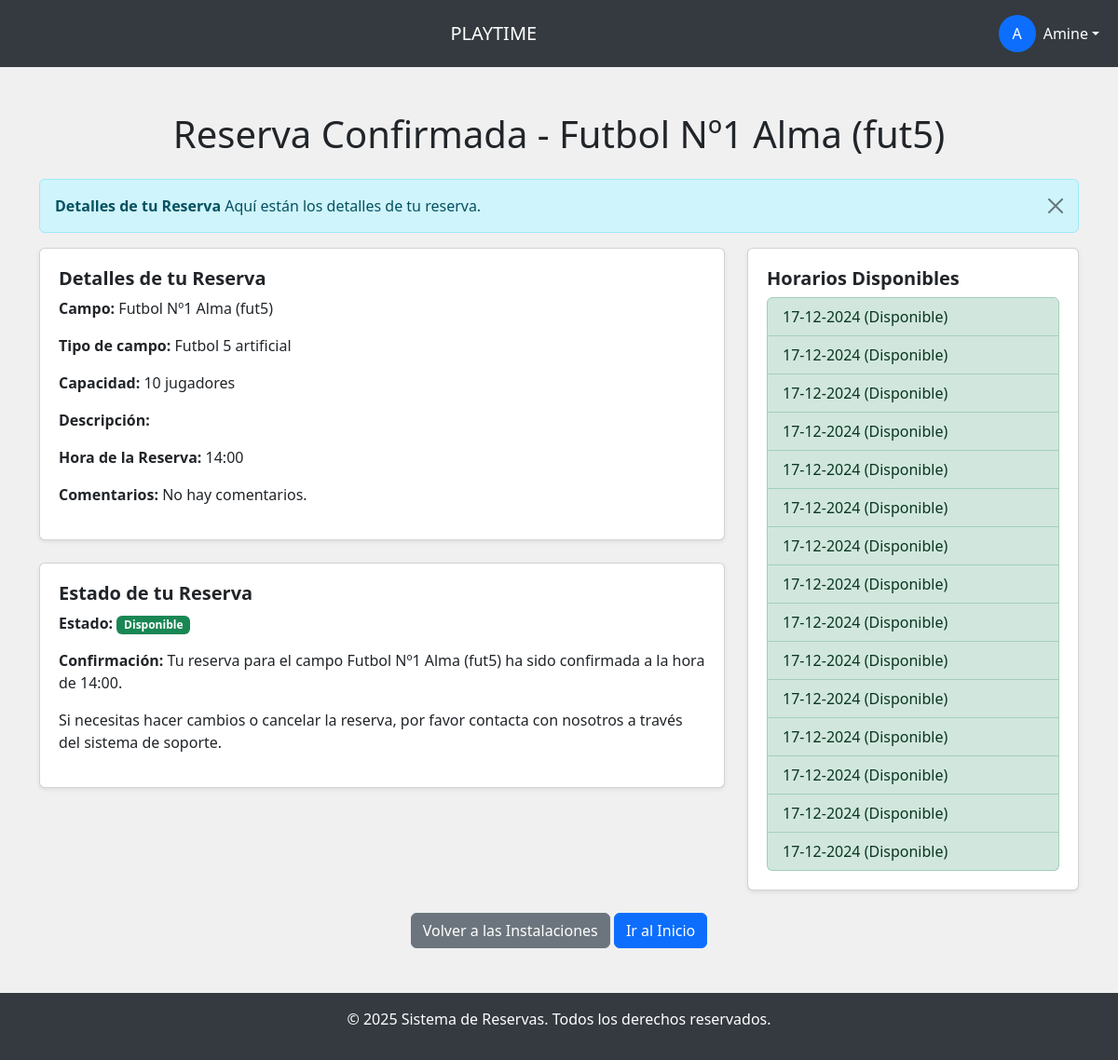
Page /reservar_campo_confirmado/1/ (signed in) on the earlier database version.
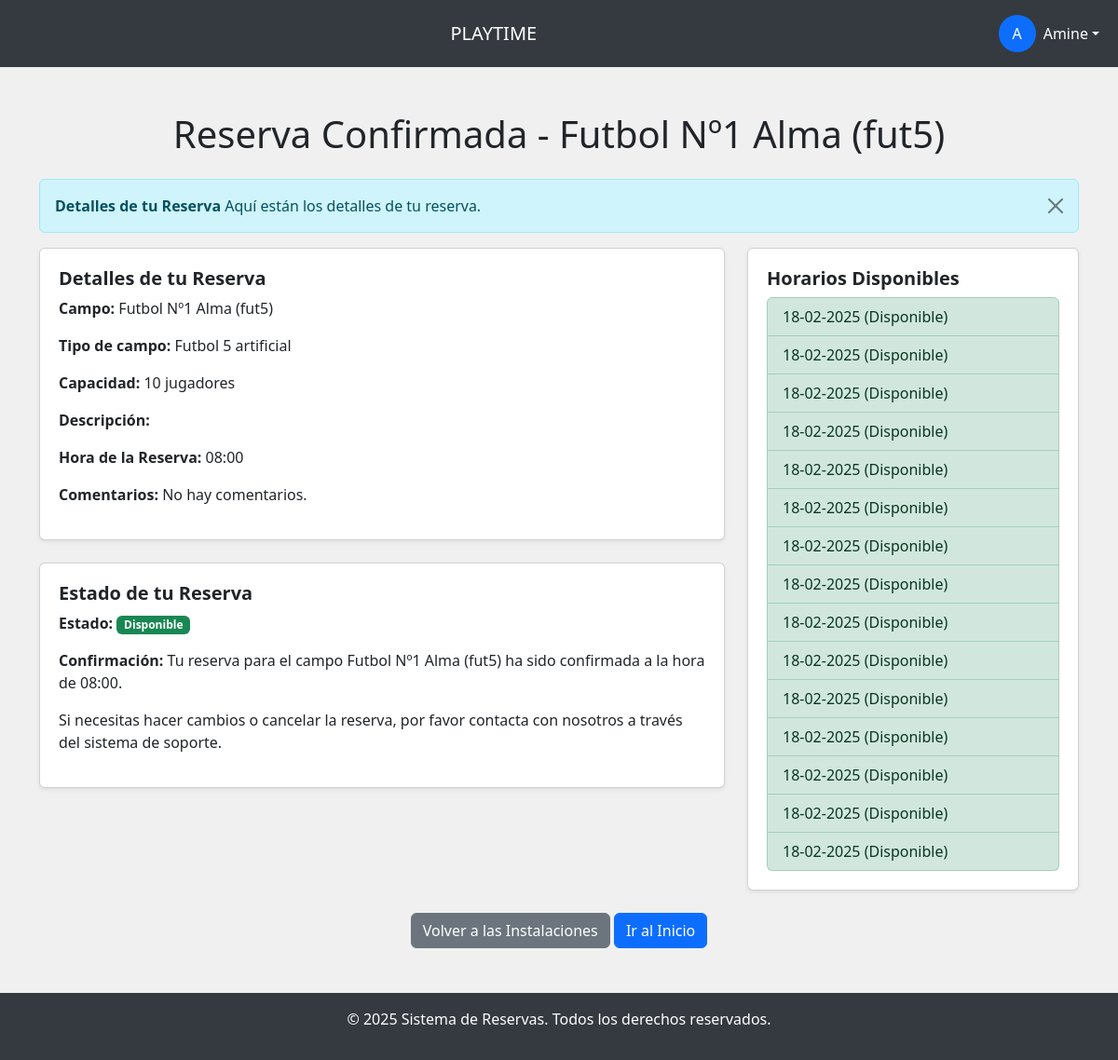
Same page on the later database version.
### Aplicacion1/models.py (models this page shows, shortened)
class Reserva(models.Model):
    cancha = models.ForeignKey(Campo, on_delete=models.CASCADE, related_name='reservas')
    usuario = models.ForeignKey(User, on_delete=models.CASCADE, related_name='reservas')
    fecha_hora_inicio = models.DateTimeField()
    duracion = models.IntegerField(default=1)  # Duración en horas
    precio = models.DecimalField(max_digits=6, decimal_places=2)
    confirmada = models.BooleanField(default=False)  # Agregar campo confirmada
    foto_instalacion = models.ImageField(upload_to="reservas/fotos_instalacion", blank=True, null=True)  # Foto de la instalación
    archivo_reserva = models.FileField(upload_to="reservas/documentos", blank=True, null=True)  # Documento adjunto
    comentario = models.TextField(blank=True)
    class Meta:
        indexes = [
            models.Index(fields=['-fecha_hora_inicio']),  # Índice para ordenar por fecha
        ]

### Aplicacion1/views.py (the view, shortened to what this page needs)
# urls.py: path('reservar_campo_confirmado/<int:campo_id>/', views.reservar_campo_confirmado, name='reservar_campo_confirmado'),
def reservar_campo_confirmado(request, campo_id):
    campo = Campo.objects.get(id=campo_id)
    today = timezone.now().date()
    horarios_disponibles = [today + timedelta(hours=hour) for hour in range(8, 23)]
    horas_reservadas = set(
        Reserva.objects.filter(cancha=campo, fecha_hora_inicio__date=today)
        .values_list('fecha_hora_inicio', flat=True)
    )
    hora_reserva = None  # Inicializamos la variable
    comentarios = request.POST.get('comentarios', "No hay comentarios.")  # Comentario por defecto
    reserva_reciente = Reserva.objects.filter(cancha=campo, usuario=request.user).order_by('-fecha_hora_inicio').first()
    if reserva_reciente:
        hora_reserva = reserva_reciente.fecha_hora_inicio
        comentarios = reserva_reciente.comentario or "No hay comentarios."
    return render(request, 'reservar_campo_confirmado.html', {
        'campo': campo,
        'horarios_disponibles': horarios_disponibles,
        'horas_reservadas': horas_reservadas,
        'hora_reserva': hora_reserva,
        'comentarios': comentarios,
        'mensaje': {
            'tipo': 'info',
            'titulo': 'Detalles de tu Reserva',
            'descripcion': 'Aquí están los detalles de tu reserva.'
        }
    })

### Aplicacion1/templates/reservar_campo_confirmado.html (shortened to what the changed rows need)
{% load custom_filters %}
<!DOCTYPE html>
<html lang="es">
<head>
    <link href="https://cdn.jsdelivr.net/npm/bootstrap@5.3.0-alpha1/dist/css/bootstrap.min.css" rel="stylesheet">
    <link href="https://cdnjs.cloudflare.com/ajax/libs/font-awesome/5.15.4/css/all.min.css" rel="stylesheet">
</head>
<body>
    <div class="container mt-5">
        <h1 class="text-center mb-4">Reserva Confirmada - {{ campo.nombre }}</h1>
        <div class="row">
            <div class="col-md-8">
                <div class="card shadow-sm">
                    <div class="card-body">
                        <h3 class="card-title">Detalles de tu Reserva</h3>
                        <p><strong>Campo:</strong> {{ campo.nombre }}</p>
                        <p><strong>Tipo de campo:</strong> {{ campo.tipo_campo }}</p>
                        <p><strong>Capacidad:</strong> {{ campo.capacidad_jugadores }} jugadores</p>
                        <p><strong>Descripción:</strong> {{ campo.descripcion }}</p>
                        <p><strong>Hora de la Reserva:</strong> {{ hora_reserva|date:"H:i" }}</p>
                        <p><strong>Comentarios:</strong> {{ comentarios|default:"No hay comentarios." }}</p>
                    </div>
                </div>
                <div class="card shadow-sm mt-4">
                    <div class="card-body">
                        <h3 class="card-title">Estado de tu Reserva</h3>
                        <p><strong>Estado:</strong>
                            {% if hora_reserva in horas_reservadas %}
                                <span class="badge bg-danger">Reservado</span>
                            {% else %}
                                <span class="badge bg-success">Disponible</span>
                            {% endif %}
                        </p>
                        <p><strong>Confirmación:</strong> Tu reserva para el campo {{ campo.nombre }} ha sido confirmada a la hora de {{ hora_reserva|date:"H:i" }}.</p>
                        <p>Si necesitas hacer cambios o cancelar la reserva, por favor contacta con nosotros a través del sistema de soporte.</p>
                    </div>
                </div>
            </div>
            <div class="col-md-4">
                <div class="card shadow-sm">
                    <div class="card-body">
                        <ul class="list-group">
                            {% for hora in horarios_disponibles %}
                                <li class="list-group-item
                                    {% if hora in horas_reservadas %}
                                        list-group-item-danger
                                    {% else %}
                                        list-group-item-success
                                    {% endif %}">
                                    {{ hora_reserva|date:"d-m-Y" }}
                                    {% if hora in horas_reservadas %}
                                        (Reservado)
                                    {% else %}
                                        (Disponible)
                                    {% endif %}
                                </li>
                            {% endfor %}
                        </ul>
                                            </div>
                </div>
            </div>
        </div>
    </div>
</body>
</html>

Differences in the rows shown:
no longer on this page (row unchanged): Reserva: fecha_hora_inicio "14:00", horarios_disponibles "17-12-2024" "17-12-2024" "17-12-2024" "17-12-2024" "17-12-2024" "17-12-2024" "17-12-2024" "17-12-2024" "17-12-2024" "17-12-2024" "17-12-2024" "17-12-2024" "17-12-2024" "17-12-2024" "17-12-2024"
added Reserva: fecha_hora_inicio "08:00", horarios_disponibles "18-02-2025" "18-02-2025" "18-02-2025" "18-02-2025" "18-02-2025" "18-02-2025" "18-02-2025" "18-02-2025" "18-02-2025" "18-02-2025" "18-02-2025" "18-02-2025" "18-02-2025" "18-02-2025" "18-02-2025"
Other differences:
new list line: "(Disponible)"
list line gone: "(Disponible)"
